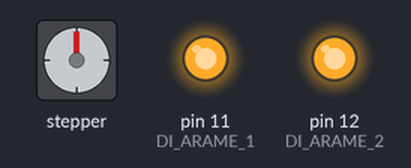
The program below on a simulated Arduino Mega 2560, built with avr-gcc and run on an emulated ATmega2560. Shown: stepper motor, output pins drawn as LEDs (lit = HIGH). Wiring (inferred from the names in the program): stepper motor driver (200 steps per turn assumed): step pin 13; direction pin 10. Pins used as bus, display or sensor lines are not drawn.

Above: at 0.1 s.
At 10.7 s:
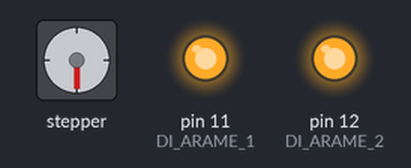
Timing chart, 0 to 27.7 s (numbered marks = the images above):
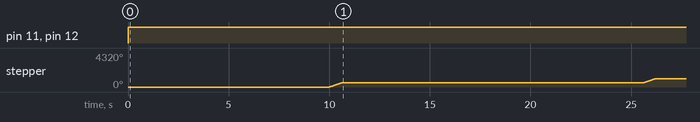

Measured:
- by itself, pin 11 (DI_ARAME_1), pin 12 (DI_ARAME_2): LOW → HIGH at 0.00 s
- by itself, stepper: turns 540° clockwise in 0.61 s, then 540° clockwise in 0.61 s

The program:

main.cpp
```cpp
#include <Arduino.h>
#include "Funcoes.h"
void setup() {
  pinMode(DI_STEP, OUTPUT);
  pinMode(DI_DIR, OUTPUT);
  pinMode(DI_ARAME_1, OUTPUT);
  pinMode(DI_ARAME_2, OUTPUT);
}

void loop() {
  if(chapisco(10,300,6,1)){
     hold(5000);
     contaFio=0;
  }

}
```

Funcoes.h
```cpp
#define DI_STEP 13
#define DI_DIR 10
#define DI_ARAME_1 11
#define DI_ARAME_2 12
int contaFio = 0;

void hold(const unsigned int &ms) {
  unsigned long m = millis();
  while (millis() - m < ms) {
    yield();
  }
}

int DRIVER(int STEP, int SPEED, boolean DIR){
  int pulses = 0;
  digitalWrite(DI_DIR, DIR);
  for(int i = 0; i < STEP; i++){
  digitalWrite(DI_STEP, HIGH);
  hold(SPEED);
  digitalWrite(DI_STEP, LOW);
  hold(SPEED);
  }
  return pulses;
}

boolean chapisco(
  int qtdFio,                                 // quantidade de fio de solda
  int larguraFio,                             // largura de fio de solda
  int RPM,                                    // Rotação da moenda
  int pontoInicial                            // Pinto para inicio do chapisco
  ){
  if(contaFio <= qtdFio){
    float tempGiro = (60/RPM)*1000;             // Calcula o tempo de cada vouta da moenda
    digitalWrite(DI_ARAME_1, HIGH);             // Liga alimentador de arame 1
    digitalWrite(DI_ARAME_2, HIGH);             // Liga alimentador de arame 2
    hold(tempGiro);                             // Espera a um giro da moenda
    DRIVER(larguraFio,1,true);               // Roda o driver direção reversa
  }else{
    digitalWrite(DI_ARAME_1, LOW);             // Desliga alimentador de arame 1
    digitalWrite(DI_ARAME_2, LOW);             // Desliga alimentador de arame 2
    return true;                               // Retorna Chapisco concruido
  }
  contaFio++;
}
```
